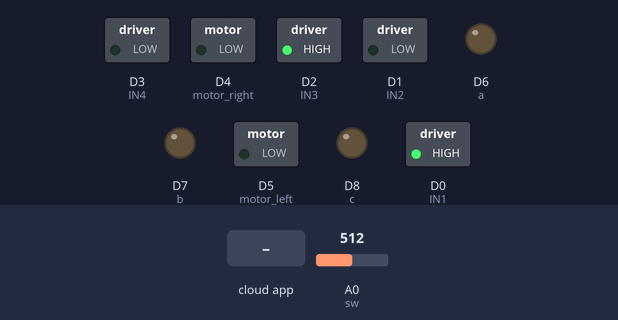
Bench run of a sketch on a simulated ESP8266 (NodeMCU). Parts: switched loads named in the sketch (green lamp = pin HIGH), output pins drawn as LEDs (lit = HIGH). Inputs (shaded band) come from the test bench; at power-on: A0 (sw) = 512. WiFi joins after 1.5 s; servers stay silent unless stated; the Firebase database answers and starts empty; what the sketch prints to the serial monitor is not drawn.

Above: at 2.7 s.
2.8 s: the phone or cloud app sets Status to 1
At 8.0 s:
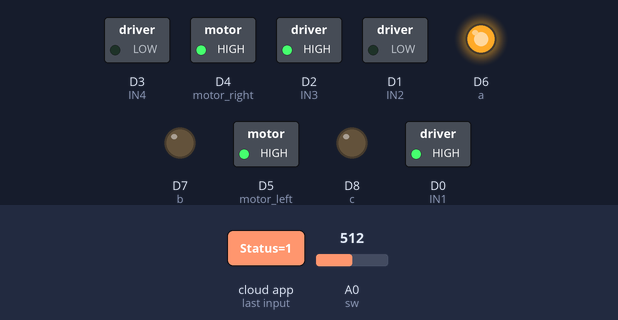
8.3 s: A0 (sw) set to 486
At 9.3 s:
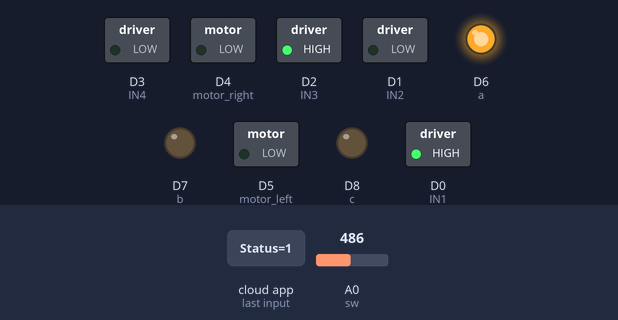
11.2 s: the phone or cloud app sets Status to 0
At 14.5 s:
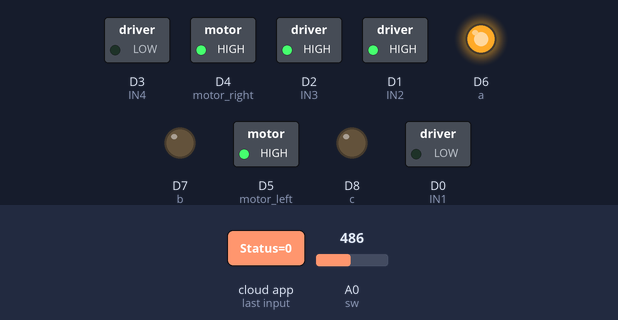
Timing chart, 0 to 17.3 s (numbered marks = the images above; inputs shaded):
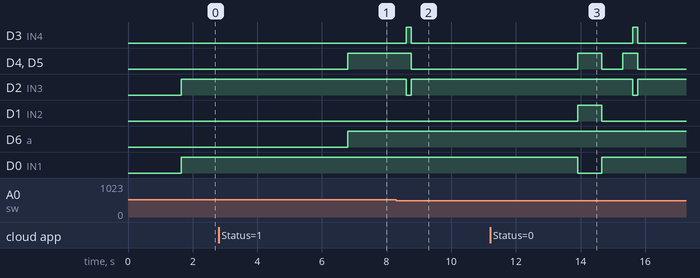

Measured:
- the behaviour switches between 500 and 499 on A0 (sw) (found by bisection; images 1 and 2)
- after the input at 2.8 s, D4 (motor_right), D6 (a), D5 (motor_left): LOW → HIGH after 4.0 s
- after the input at 8.3 s, D3 (IN4): LOW → HIGH after 0.31 s, → LOW 0.15 s later; D4 (motor_right), D5 (motor_left): HIGH → LOW after 0.46 s; D2 (IN3): HIGH → LOW after 0.31 s, → HIGH 0.15 s later
- after the input at 11.2 s, D3 (IN4): LOW → HIGH after 4.4 s, → LOW 0.15 s later; D4 (motor_right): LOW → HIGH after 2.7 s, → LOW 0.75 s later, → HIGH 0.65 s later, → LOW 0.45 s later

The sketch:

main.ino
```cpp
#include <Arduino.h>
#if defined(ESP32)
  #include <WiFi.h>
#elif defined(ESP8266)
  #include <ESP8266WiFi.h>
#endif
#include <Firebase_ESP_Client.h>

//Provide the token generation process info.
#include "addons/TokenHelper.h"
//Provide the RTDB payload printing info and other helper functions.
#include "addons/RTDBHelper.h"

// Insert your network credentials
#define WIFI_SSID "FF1_15"
#define WIFI_PASSWORD "123456789"

// Insert Firebase project API Key
#define API_KEY "AIzaSyAfm-wnbuOAVQESBQASW6iyULVu6-Epr3M"

// Insert RTDB URLefine the RTDB URL */
#define DATABASE_URL "https://my-robot-9fdff-default-rtdb.asia-southeast1.firebasedatabase.app/"

FirebaseData fbdo;

FirebaseAuth auth;
FirebaseConfig config;

unsigned long sendDataPrevMillis = 0;
int count = 0;
bool signupOK = false;

//read sensor form ic 4051b value
int a = D6;
int b = D7;
int c = D8;
int sw = A0;

//read sensor
int vblack = 500;
bool B(int n){
  if(n < vblack){
    return true;  //is black
  }
  else {
    return false;
  }
}
bool W(int n){
  if(n >= vblack){
    return true;  //is white
  }
  else {
    return false;
  }
}

//get value form sensor
int r_com(int aa,int bb,int cc){
    digitalWrite(a,aa);
    digitalWrite(b,bb);
    digitalWrite(c,cc);
    int val = analogRead(sw);
    return val;
}

//motor control value
int motor_left = D5;
int IN3 = D2;
int IN4 = D3;

int motor_right = D4;
int IN1 = D0;
int IN2 = D1;

//motor function
int baseSpeed = 600;
void motor(int left,int right){
  //left
  if(left >= 0){
    digitalWrite(IN3,HIGH);
    digitalWrite(IN4,LOW);
  }
  else{
    digitalWrite(IN3,LOW);
    digitalWrite(IN4,HIGH);
    left = -left;
  }
  analogWrite(motor_left,left);

  //right
  if(right >= 0){
    digitalWrite(IN1,HIGH);
    digitalWrite(IN2,LOW);
  }
  else{
    digitalWrite(IN1,LOW);
    digitalWrite(IN2,HIGH);
    right = -right;
  }
  analogWrite(motor_right,right);
}

//line tracking
int nx = 0;
int sta = 1;
void Tl(){
  int left = r_com(1,1,0);
  int center = r_com(0,1,0);
  int right = r_com(1,0,0);

  if(B(left) && B(center) && B(right)){
    motor(baseSpeed,baseSpeed);delay(300);
    if(sta == 1){
      nx++;
    }
    else if(sta == 2){
      nx--;
    }
  }
  if(B(left)){
    motor(-baseSpeed,baseSpeed);
  }
  else if(B(right)){
    motor(baseSpeed,-baseSpeed);
  }
  else{
    motor(baseSpeed,baseSpeed);
  }
  Serial.printf("%d %d %d nx = %d sta = %d\n",left,center,right,nx,sta);
}

void ao(){motor(0,0);}  //stop

void backwards(){
  motor(baseSpeed,-baseSpeed);delay(750);
  ao();delay(500);
}

//line recoding
void line_recoding(int posit){
  if(posit > nx){
    if(sta == 1){
      Tl();
    }
    else if(sta == 2){
      backwards();
      sta = 1;
    }
  }
  else if(posit < nx){
    if(sta == 2){
      Tl();
    }
    else if(sta == 1){
      backwards();
      sta = 2;
    }
  }
  else {
    ao();delay(5000);
  }
}

void setup(){
  //connect to firebase
  WiFi.begin(WIFI_SSID, WIFI_PASSWORD);
  Serial.print("Connecting to Wi-Fi");
  while (WiFi.status() != WL_CONNECTED){
    Serial.print(".");
    delay(300);
  }
  Serial.println();
  Serial.print("Connected with IP: ");
  Serial.println(WiFi.localIP());
  Serial.println();

  config.api_key = API_KEY;

  config.database_url = DATABASE_URL;

  if (Firebase.signUp(&config, &auth, "", "")){
    Serial.println("ok");
    signupOK = true;
  }
  else{
    Serial.printf("%s\n", config.signer.signupError.message.c_str());
  }

  config.token_status_callback = tokenStatusCallback; //see addons/TokenHelper.h

  Firebase.begin(&config, &auth);
  Firebase.reconnectWiFi(true);

  //sensor
  pinMode(a,OUTPUT);
  pinMode(b,OUTPUT);
  pinMode(c,OUTPUT);
  pinMode(sw,INPUT_PULLUP);

  //motor
  pinMode(IN1, OUTPUT);
  pinMode(IN2, OUTPUT);
  pinMode(IN3, OUTPUT);
  pinMode(IN4, OUTPUT);
  pinMode(motor_left,OUTPUT);
  pinMode(motor_right,OUTPUT);

  Serial.begin(9600);
}

void loop(){
  if(Firebase.RTDB.getString(&fbdo, "/Status"))
  {
    String Status = fbdo.stringData();
    Serial.println(Status);
    line_recoding(Status.toInt());
  }
  else{
    Serial.println(fbdo.errorReason());
  }
}
```
